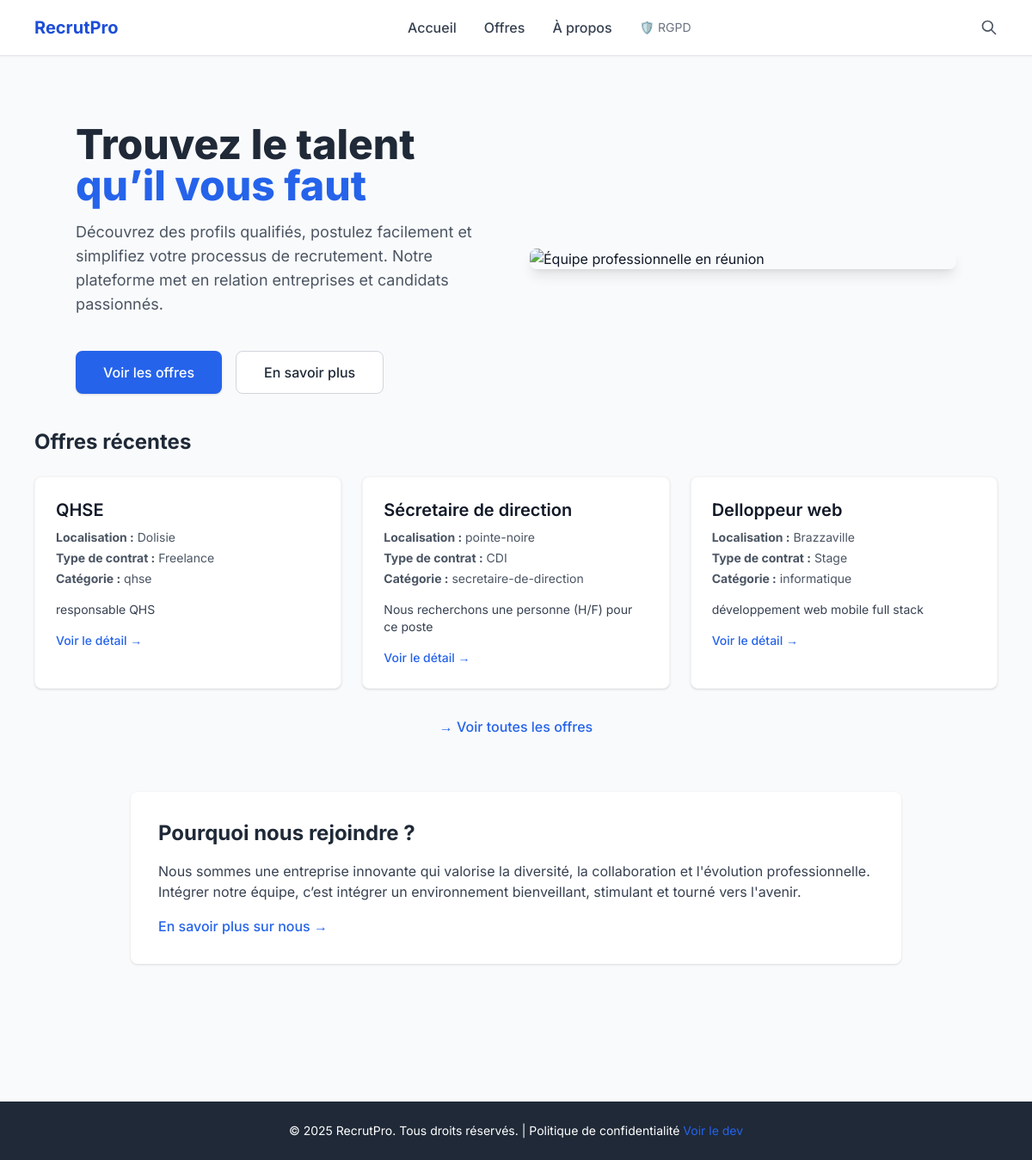
The page / on the database its author committed.
### recrute/models.py (models this page shows, shortened)
class Travail(models.Model):
    TYPES_CONTRAT = [
        ('CDI', 'CDI'),
        ('CDD', 'CDD'),
        ('STAGE', 'Stage'),
        ('FREELANCE', 'Freelance'),
    ]
    titre = models.CharField("Titre du poste", max_length=200)
    localisation = models.CharField("Localisation", max_length=100)
    type_contrat = models.CharField("Type de contrat", max_length=20, choices=TYPES_CONTRAT)
    categorie = models.CharField("Catégorie", max_length=100, blank=True, help_text="Ex : Informatique, Marketing, etc.")
    description = models.TextField("Description du poste")
    profil_recherche = models.TextField("Profil recherché")
    publie = models.BooleanField("Publié", default=True)
    date_creation = models.DateTimeField("Date de création", auto_now_add=True)
    date_modification = models.DateTimeField("Date de modification", auto_now=True)
    class Meta:
        verbose_name = "Offre d'emploi"
        verbose_name_plural = "Offres d'emploi"
        ordering = ['-date_creation']

### recrute/views.py (the view)
# urls.py: path('', views.home, name='home'),
def home(request):
    offres = Travail.objects.filter(publie=True)[:6]  # Limite à 6 offres
    return render(request, 'recruitment/home.html', {'offres': offres})

### recrute/templates/recruitment/home.html (shortened to what this page needs)
{% extends 'base.html' %}
{% load static %}
{% block content %}
<section class="mt-0 max-w-full mx-auto px-4 sm:px-6 lg:px-8">
  <div class="my-10 mx-auto max-w-7xl px-4 sm:mt-12 md:mt-16 lg:mt-20 xl:mt-28 flex flex-col lg:flex-row gap-8 items-center">
    <div class="text-center lg:text-left lg:w-1/2">
      <h1 class="text-3xl sm:text-4xl md:text-5xl font-extrabold text-gray-800 leading-tight">
        <span class="block">Trouvez le talent</span>
        <span class="block text-blue-600">qu’il vous faut</span>
      </h1>
      <p class="mt-4 text-base sm:text-lg text-gray-600 max-w-xl mx-auto lg:mx-0">
        Découvrez des profils qualifiés, postulez facilement et simplifiez votre processus de recrutement.
        Notre plateforme met en relation entreprises et candidats passionnés.
      </p>
      <div class="mt-10 flex flex-col sm:flex-row gap-4 justify-center lg:justify-start">
        <a href="{% url 'job_list' %}"
           class="flex items-center justify-center px-8 py-3 bg-blue-600 text-white font-medium rounded-lg hover:bg-blue-700 focus:outline-none focus:ring-2 focus:ring-blue-500 focus:ring-offset-2 shadow transition duration-300">
          Voir les offres
        </a>
        <a href="#about"
           class="flex items-center justify-center px-8 py-3 border border-gray-300 text-gray-800 font-medium rounded-lg hover:bg-gray-50 bg-white transition duration-300">
          En savoir plus
        </a>
      </div>
    </div>
    <div class="lg:w-1/2 w-full">
      <img
        src="https://i.pinimg.com/736x/03/0e/34/030e34604db9ff5476500121b854bd69.jpg"
        alt="Équipe professionnelle en réunion"
        class="rounded-lg shadow-lg w-full h-auto object-cover max-h-80 lg:max-h-96"
      >
    </div>
  </div>
</section>
<section class="mb-16">
  <h2 class="text-2xl font-bold text-gray-800 mb-6 text-center lg:text-left">Offres récentes</h2>
  {% if offres %}
    <div class="grid grid-cols-1 md:grid-cols-2 lg:grid-cols-3 gap-6">
      {% for offre in offres %}
        <div class="bg-white p-6 rounded-lg shadow hover:shadow-lg transition-shadow duration-300 border border-gray-100">
          <h3 class="text-xl font-semibold text-gray-900 mb-2">{{ offre.titre }}</h3>
          <div class="space-y-1 text-gray-600 text-sm">
            <p><strong>Localisation :</strong> {{ offre.localisation }}</p>
            <p><strong>Type de contrat :</strong> {{ offre.get_type_contrat_display }}</p>
            {% if offre.categorie %}
              <p><strong>Catégorie :</strong> {{ offre.categorie }}</p>
            {% endif %}
          </div>
          <p class="mt-4 text-gray-700 line-clamp-2 text-sm">
            {{ offre.description|truncatewords:20 }}
          </p>
          <a href="{% url 'job_detail' offre.pk %}"
             class="inline-block mt-4 text-blue-600 font-medium hover:underline text-sm transition-colors">
            Voir le détail →
          </a>
        </div>
      {% endfor %}
    </div>
    <div class="text-center mt-8">
      <a href="{% url 'job_list' %}" class="text-blue-600 font-medium hover:underline transition">
        → Voir toutes les offres
      </a>
    </div>
  {% endif %}
</section>
<section id="about" class="bg-white p-8 rounded-lg shadow mb-12 max-w-4xl mx-auto">
  <h2 class="text-2xl font-bold text-gray-800 mb-4">Pourquoi nous rejoindre ?</h2>
  <p class="text-gray-700 mb-4">
    Nous sommes une entreprise innovante qui valorise la diversité, la collaboration et l'évolution professionnelle.
    Intégrer notre équipe, c’est intégrer un environnement bienveillant, stimulant et tourné vers l'avenir.
  </p>
  <a href="{% url 'about' %}" class="text-blue-600 font-medium hover:underline transition">
    En savoir plus sur nous →
  </a>
</section>
{% endblock %}

### recrute/templates/base.html (style rules this page uses)
body { font-family: 'Inter', sans-serif; }
.line-clamp-2 { display: -webkit-box; -webkit-line-clamp: 2; -webkit-box-orient: vertical; overflow: hidden; }

### rows shown on the page
Travail: titre "QHSE", localisation "Dolisie", type_contrat "Freelance", categorie "qhse", description "responsable QHS"
Travail: titre "Sécretaire de direction", localisation "pointe-noire", type_contrat "CDI", categorie "secretaire-de-direction", description "Nous recherchons une personne (H/F) pour ce poste"
Travail: titre "Delloppeur web", localisation "Brazzaville", type_contrat "Stage", categorie "informatique", description "développement web mobile full stack"
